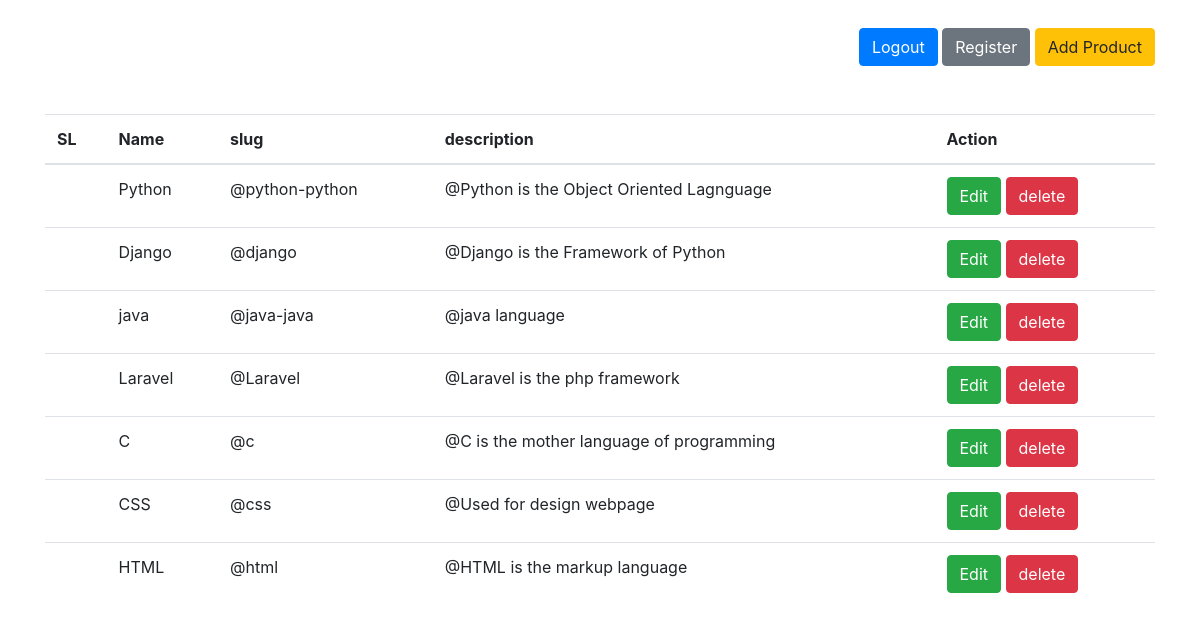
The app's page /product/ with its own data.
### product/models.py (models this page shows, shortened)
class insertProduct(models.Model):
    name = models.CharField(max_length=100,blank=False)
    description = models.TextField(max_length=500,blank=False)
    slug = models.CharField(max_length=100,blank=True)

### product/views.py (the view)
# urls.py: path('', views.index,name='index'),
def index(request):
    productdata = insertProduct.objects.all()
    content = {
        'product':productdata
    }
    return render(request,'product/index.html',content)

### templates/product/index.html
{% extends 'index.html'%}
{% block content %}
        <div class="mt-sm-1 mb-sm-5 float-right">
            <a href="{% url 'logout' %}" class="btn btn-primary">Logout</a>
            <a href="{% url 'register' %}" class="btn btn-secondary">Register</a>
            <a href="{% url 'create'%}" class="btn btn-warning">Add Product</a>
        </div>
        <div class="mt-sm-4">
            <table class="table mt-sm-5">
                <thead>
                  <tr>
                    <th >SL</th>
                    <th>Name</th>
                    <th>slug</th>
                    <th>description</th>
                    <th>Action</th>
                  </tr>
                </thead>
                <tbody>
                    {% for pdc in product%}
                  <tr>
                    <td></td>
                    <td>{{pdc.name}}</td>
                    <td>@{{pdc.slug}}</td>
                    <td>@{{pdc.description}}</td>
                    <td>
                        <a class="btn btn-success" href="edit/{{pdc.id}}">Edit</a>
                        <a class="btn btn-danger" href="delete/{{pdc.id}}">delete</a>
                    </td>
                  </tr>
                  {%endfor%}
                </tbody>
              </table>
        </div>
{% endblock %}

### templates/index.html (shortened to what this page needs)
{% load static %}
<!DOCTYPE html>
<html lang="en">
<head>
    <link rel="stylesheet" href="{%static 'bootstrap.min.css'%}">
</head>
<body>
        <div class="container">
            {% block content %}
            {% endblock %}
        </div>
</body>
</html>

### records on screen
insertProduct: name "Python", slug "python-python", description "Python is the Object Oriented Lagnguage"
insertProduct: name "Django", slug "django", description "Django is the Framework of Python"
insertProduct: name "java", slug "java-java", description "java language"
insertProduct: name "Laravel", slug "Laravel", description "Laravel is the php framework"
insertProduct: name "C", slug "c", description "C is the mother language of programming"
insertProduct: name "CSS", slug "css", description "Used for design webpage"
insertProduct: name "HTML", slug "html", description "HTML is the markup language"
